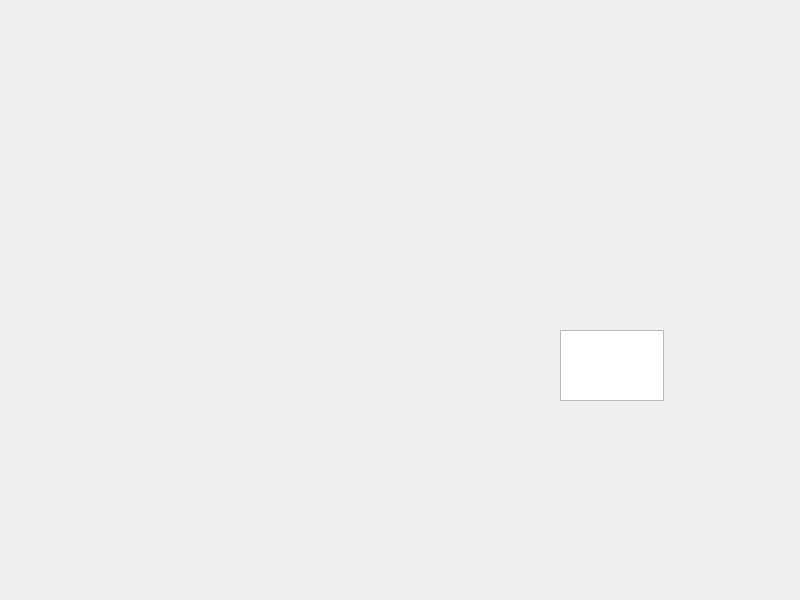
<?xml version="1.0" encoding="UTF-8"?>
<ui version="4.0">
 <class>Widget</class>
 <widget class="QWidget" name="Widget">
  <property name="geometry">
   <rect>
    <x>0</x>
    <y>0</y>
    <width>800</width>
    <height>600</height>
   </rect>
  </property>
  <property name="windowTitle">
   <string>Widget</string>
  </property>
  <widget class="QTextEdit" name="textEdit">
   <property name="geometry">
    <rect>
     <x>560</x>
     <y>330</y>
     <width>104</width>
     <height>71</height>
    </rect>
   </property>
  </widget>
 </widget>
 <resources/>
 <connections/>
</ui>
